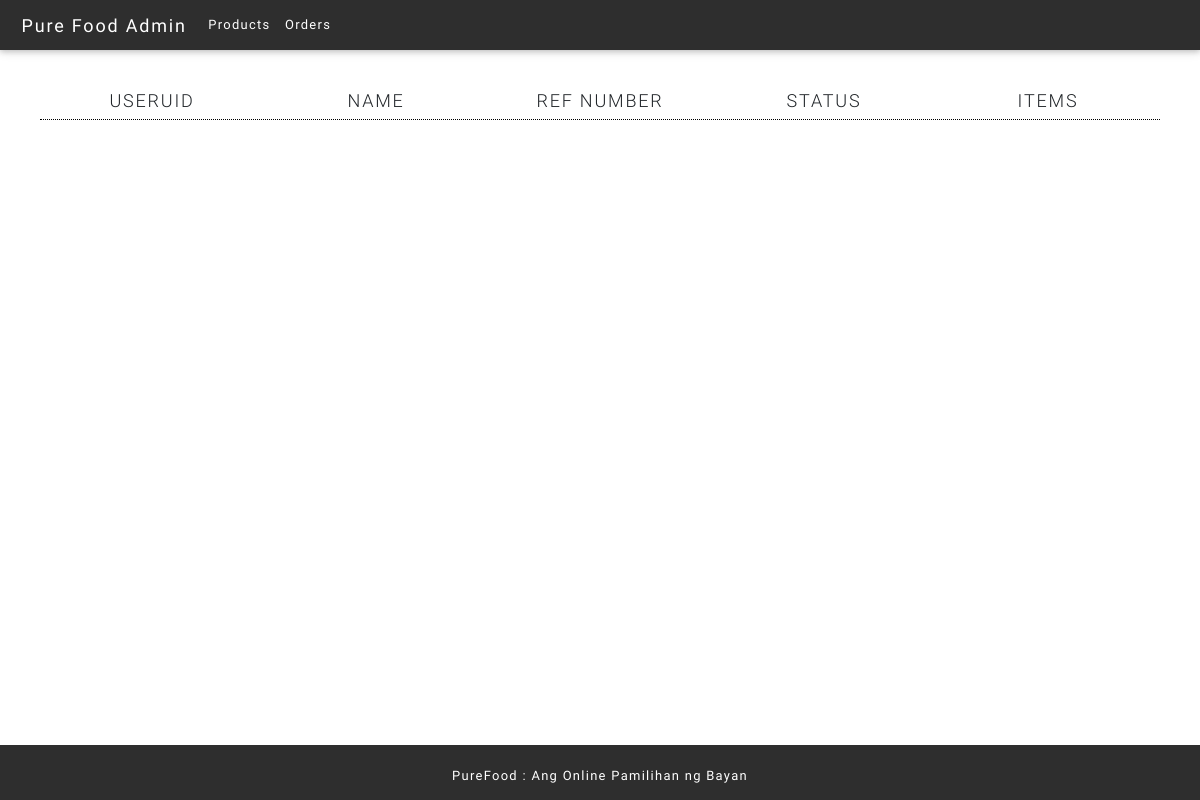
The app's page /admin/orders.php, older data.
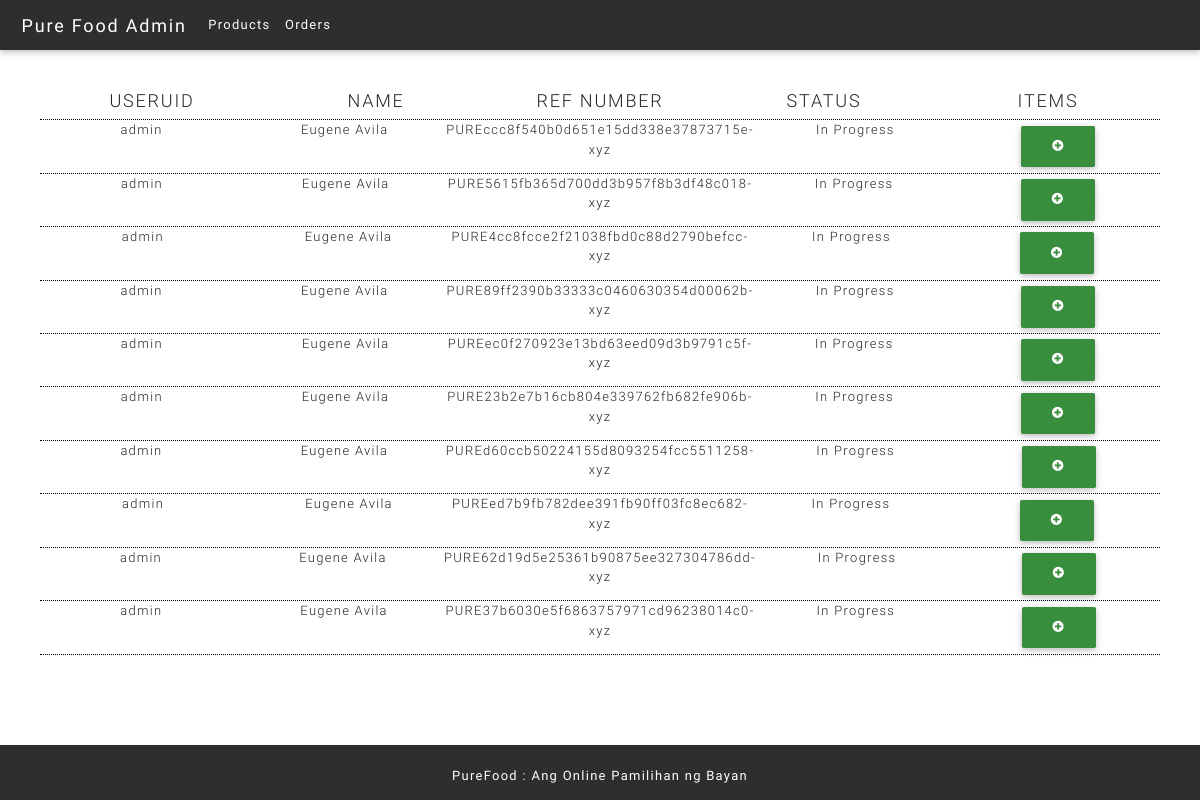
The same page, newer data.
### tables this page shows
CREATE TABLE `carts` (
  `id` int(11) NOT NULL,
  `cartUser` int(11) NOT NULL,
  `cartRefNum` varchar(255) NOT NULL,
  `cartStatus` int(2) NOT NULL DEFAULT '1'
);

CREATE TABLE `users` (
  `id` int(11) NOT NULL,
  `userFirstName` varchar(255) DEFAULT NULL,
  `userLastName` varchar(255) DEFAULT NULL,
  `userUid` varchar(255) NOT NULL,
  `userEmail` varchar(255) NOT NULL,
  `userPassword` varchar(255) NOT NULL,
  `userStreet` varchar(255) DEFAULT NULL,
  `userBrgy` varchar(255) DEFAULT NULL,
  `userCity` varchar(255) DEFAULT NULL,
  `userRole` int(11) NOT NULL DEFAULT '2',
  `userStatus` int(11) NOT NULL DEFAULT '1'
);

CREATE TABLE `orderstatuses` (
  `id` int(2) NOT NULL,
  `statusname` varchar(255) NOT NULL
);

### admin/orders.php (the view, shortened to what this page needs)
<?php
include_once './adminpartials/header.php';
include_once './adminpartials/navbar.php';
$order_qry = "SELECT u.userUid,CONCAT(u.userFirstName,' ',u.userLastName) as name,c.cartRefNum,o.statusname
FROM carts c
JOIN orderstatuses o
ON(c.cartStatus=o.id)
JOIN users u
ON(c.cartUser = u.id)";
$result_orderqry = mysqli_query($conn,$order_qry);
?>
<div class="grid ordercontainer">
    <div class="grid orders">
        <h5>UserUid</h5>
        <h5>Name</h5>
        <h5>Ref Number</h5>
        <h5>Status</h5>
        <h5>Items</h5>
    </div>
    <?php while($order = mysqli_fetch_assoc($result_orderqry)):
        extract($order);
    ?>
    <div class="grid orders">
        <div><?=$userUid;?></div>
        <div><?=$name;?></div>
        <div><?=$cartRefNum;?></div>
        <div><?=$statusname;?></div>
        <div><button class="historyitems btn btn-dark-green"><i class="fa fa-plus-circle" aria-hidden="true"></i></button></div>
    </div>
    <?php endwhile;?>
</div>
<?php
include_once './adminpartials/footer.php';
?>

### admin/adminpartials/header.php (shortened to what this page needs)
<!DOCTYPE html>
<html lang="en">
<head>
    <link rel="stylesheet" href="https://maxcdn.bootstrapcdn.com/font-awesome/4.7.0/css/font-awesome.min.css">
    <link href="../assets/css/bootstrap/bootstrap.min.css" rel="stylesheet">
    <link href="../assets/css/bootstrap/mdb.min.css" rel="stylesheet">
    <link href="adminassets/css/adminstyle.css" rel="stylesheet">
</head>
<body>

### admin/adminpartials/navbar.php
<nav class="navbar navbar-expand-lg navbar-dark elegant-color" id="secondnav">
    <a class="navbar-brand ml-2" href="../index.php">Pure Food Admin</a>
    <div class="mr-auto">
        <ul class="navbar-nav">
            <li class="nav-item partner-links">
                <a class="nav-link partner-links" href="./items.php">Products</a>
            </li>
            <li class="nav-item partner-links">
                <a class="nav-link" href="./orders.php">Orders</a>
            </li>
        </ul>
    </div>
</nav>

### admin/adminpartials/footer.php (shortened to what this page needs)
<footer class="page-footer font-small elegant-color darken-4 pt-4 mt-4 fixed-bottom footer-copyright py-3 text-center">
	<a href="#"> PureFood : Ang Online Pamilihan ng Bayan </a>
</footer>
</body>
</html>

### admin/adminassets/css/adminstyle.css (style rules this page uses)
* { margin: 0; padding: 0; letter-spacing: 0.1em; font-size: 0.9rem; box-sizing: border-box; }
h1,h2,h3,h4,h5,h6,.h4 { text-transform: uppercase }
.grid { display: grid; }
a { color: inherit; font-weight: bolder; }
.grid.ordercontainer { padding: 5vh; }
.grid.orders { grid-template-columns: repeat(5,1fr); border-bottom: 1px dotted black; }
.grid.orders h5, .grid.orders div { text-align: center; }

Row changes from the older to the newer data that the page shows:
added carts: cartUser.userUid "admin", name "Eugene Avila", cartRefNum "PUREccc8f540b0d651e15dd338e37873715e-xyz", cartStatus.statusname "In Progress"
added carts: cartUser.userUid "admin", name "Eugene Avila", cartRefNum "PURE5615fb365d700dd3b957f8b3df48c018-xyz", cartStatus.statusname "In Progress"
added carts: cartUser.userUid "admin", name "Eugene Avila", cartRefNum "PURE4cc8fcce2f21038fbd0c88d2790befcc-xyz", cartStatus.statusname "In Progress"
added carts: cartUser.userUid "admin", name "Eugene Avila", cartRefNum "PURE89ff2390b33333c0460630354d00062b-xyz", cartStatus.statusname "In Progress"
added carts: cartUser.userUid "admin", name "Eugene Avila", cartRefNum "PUREec0f270923e13bd63eed09d3b9791c5f-xyz", cartStatus.statusname "In Progress"
added carts: cartUser.userUid "admin", name "Eugene Avila", cartRefNum "PURE23b2e7b16cb804e339762fb682fe906b-xyz", cartStatus.statusname "In Progress"
added carts: cartUser.userUid "admin", name "Eugene Avila", cartRefNum "PUREd60ccb50224155d8093254fcc5511258-xyz", cartStatus.statusname "In Progress"
added carts: cartUser.userUid "admin", name "Eugene Avila", cartRefNum "PUREed7b9fb782dee391fb90ff03fc8ec682-xyz", cartStatus.statusname "In Progress"
added carts: cartUser.userUid "admin", name "Eugene Avila", cartRefNum "PURE62d19d5e25361b90875ee327304786dd-xyz", cartStatus.statusname "In Progress"
added carts: cartUser.userUid "admin", name "Eugene Avila", cartRefNum "PURE37b6030e5f6863757971cd96238014c0-xyz", cartStatus.statusname "In Progress"
